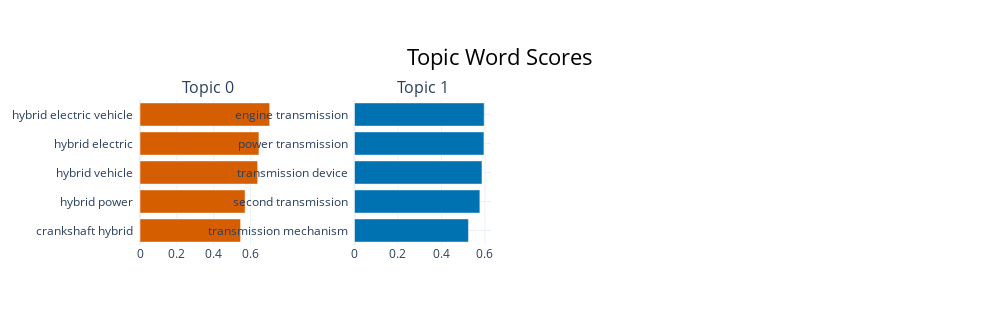

Notebook cell for this chart:
### Code cell
topic_model_keyB.visualize_barchart()

### Figure 1 — Plotly figure (JSON) as saved in the notebook; plotly's stock layout.template omitted (floating-point values rounded to 4 significant figures)
{"data": [{"marker": {"color": "#D55E00"}, "orientation": "h", "type": "bar", "x": [0.5453, 0.5697, 0.6379, 0.6448, 0.7031], "xaxis": "x", "y": ["crankshaft hybrid  ", "hybrid power  ", "hybrid vehicle  ", "hybrid electric  ", "hybrid electric vehicle  "], "yaxis": "y"}, {"marker": {"color": "#0072B2"}, "orientation": "h", "type": "bar", "x": [0.5243, 0.5769, 0.5866, 0.5956, 0.5966], "xaxis": "x2", "y": ["transmission mechanism  ", "second transmission  ", "transmission device  ", "power transmission  ", "engine transmission  "], "yaxis": "y2"}], "layout": {"annotations": [{"font": {"size": 16}, "showarrow": false, "text": "Topic 0", "x": 0.0875, "xanchor": "center", "xref": "paper", "y": 1, "yanchor": "bottom", "yref": "paper"}, {"font": {"size": 16}, "showarrow": false, "text": "Topic 1", "x": 0.3625, "xanchor": "center", "xref": "paper", "y": 1, "yanchor": "bottom", "yref": "paper"}], "height": 325, "hoverlabel": {"bgcolor": "white", "font": {"family": "Rockwell", "size": 16}}, "showlegend": false, "title": {"font": {"color": "Black", "size": 22}, "text": "Topic Word Scores", "x": 0.5, "xanchor": "center", "yanchor": "top"}, "width": 1000, "xaxis": {"anchor": "y", "domain": [0, 0.175], "showgrid": true}, "xaxis2": {"anchor": "y2", "domain": [0.275, 0.45], "showgrid": true}, "xaxis3": {"anchor": "y3", "domain": [0.55, 0.725], "showgrid": true}, "xaxis4": {"anchor": "y4", "domain": [0.825, 1], "showgrid": true}, "yaxis": {"anchor": "x", "domain": [0, 1], "showgrid": true}, "yaxis2": {"anchor": "x2", "domain": [0, 1], "showgrid": true}, "yaxis3": {"anchor": "x3", "domain": [0, 1], "showgrid": true}, "yaxis4": {"anchor": "x4", "domain": [0, 1], "showgrid": true}}}
